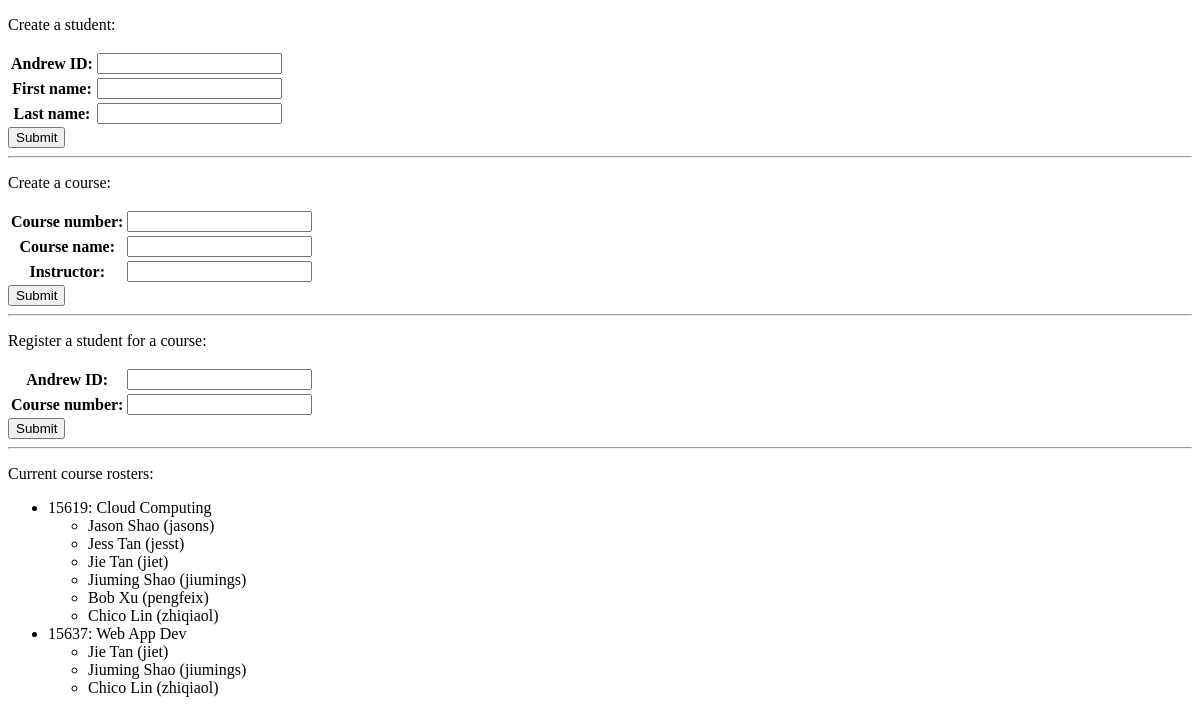
Before: /sio/ with the older database file.
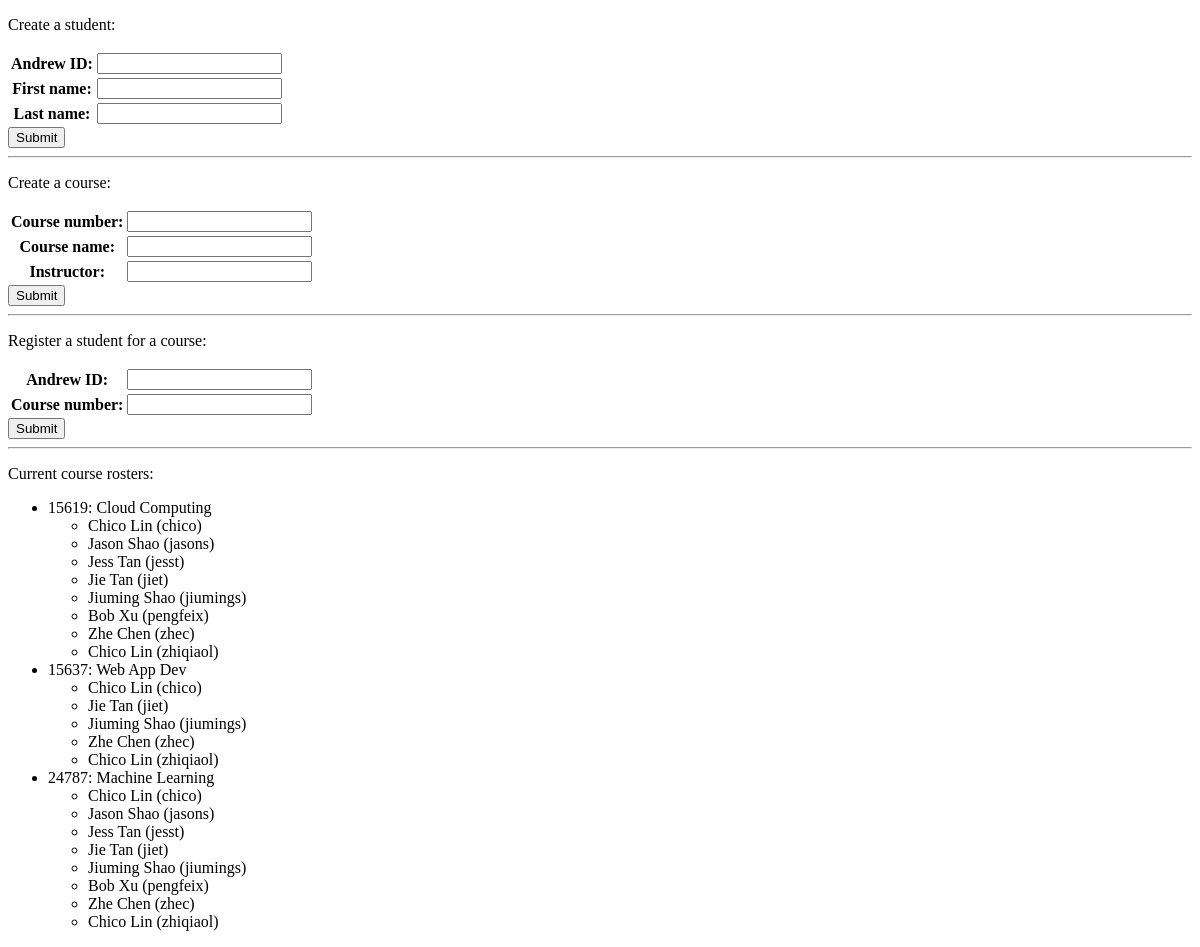
After: the same page with the newer database file.
### sio/models.py (models this page shows, shortened)
class Student(models.Model):
    andrew_id = models.CharField(max_length=20, primary_key=True, verbose_name='Andrew ID')
    first_name = models.CharField(max_length=40)
    last_name = models.CharField(max_length=40)
    def __str__(self):      # Use this for Python 3.x
        return "%s %s (%s)" % (self.first_name, self.last_name,
                               self.andrew_id)

class Course(models.Model):
    course_number = models.CharField(max_length=20, primary_key=True)
    course_name = models.CharField(max_length=255)
    instructor = models.CharField(max_length=255)
    last_modified = models.DateTimeField(auto_now=True)
    students = models.ManyToManyField(Student)
    def __str__(self):      # Use this for Python 3.x
        return "%s: %s" % (self.course_number, self.course_name)

### sio/views.py (the view)
def home(request):
    context = {'courses': Course.objects.all(),
               'create_student_form': CreateStudentForm(),
               'create_course_form': CreateCourseForm(),
               'register_student_form': RegisterStudentForm(),
               'timestamp': current_milli_time()
              }
    return render(request, 'sio.html', context)

### sio/forms.py
class CreateStudentForm(forms.ModelForm):
    class Meta:
        model = Student
        fields = '__all__'

class CreateCourseForm(forms.ModelForm):
    class Meta:
        model = Course
        fields = ['course_number', 'course_name', 'instructor']

### sio/templates/sio.html (shortened to what this page needs)
<!DOCTYPE html>
<html>
<head>
    {% load static %}
</head>
<body>
<p>Create a student:</p>
<form id="create-student-form" method="post">
  <table>
    {{create_student_form}}
  </table>
  <input type="submit" value="Submit">
</form>
<hr>
<p>Create a course:</p>
<form id="create-course-form" method="post">
  <table>
    {{create_course_form}}
  </table>
  <input type="submit" value="Submit">
</form>
<hr>
<p>Register a student for a course:</p>
<form id="register-student-form" method="post">
  <table>
    {{register_student_form}}
  </table>
  <input type="submit" value="Submit">
</form>
<hr>
<p>Current course rosters:
<ul id="courses-list">
{% for course in courses %}
  <li>{{course}}<ul id="course-{{course.course_number}}">
  {% for student in course.students.all %}
    <li>{{student}}</li>
  {% endfor %}
  </ul></li>
{% endfor %}
</ul>
</p>
</body>
</html>

Changed rows visible on the page:
added Student: first_name+last_name+andrew_id "Chico Lin (chico)"
added Student: first_name+last_name+andrew_id "Zhe Chen (zhec)"
added Course: course_number+course_name "24787: Machine Learning", Student (first_name+last_name+andrew_id "Jason Shao (jasons)"), Student (first_name+last_name+andrew_id "Jess Tan (jesst)"), Student (first_name+last_name+andrew_id "Jie Tan (jiet)"), Student (first_name+last_name+andrew_id "Jiuming Shao (jiumings)"), Student (first_name+last_name+andrew_id "Bob Xu (pengfeix)"), Student (first_name+last_name+andrew_id "Chico Lin (zhiqiaol)")
